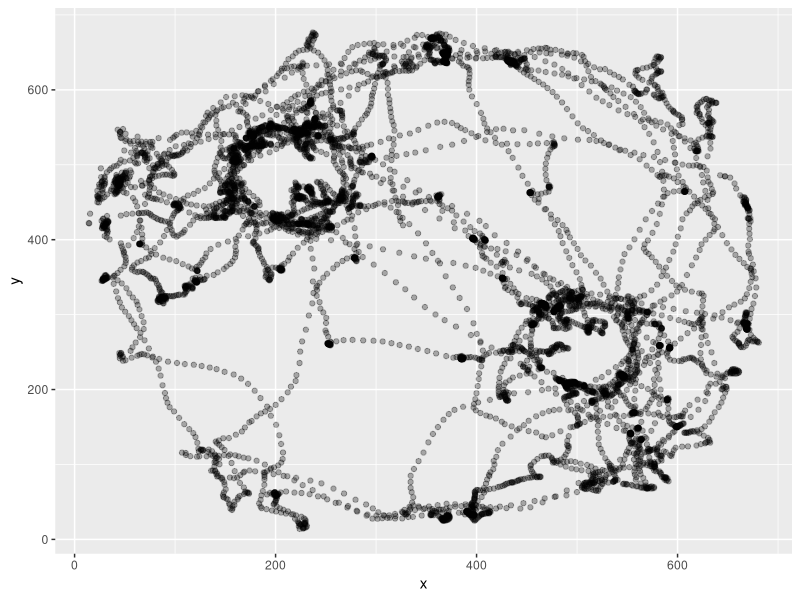

Generate this figure with R: (Note: this script raises an error after producing the figure.)
rm(list = ls())
library(tidyverse)
SimilarLearn <- read_csv("240816_r1563_different_0.csv")
SimilarLearn <- SimilarLearn %>%
  select(!15:24) %>%
  filter(Value.Item1.Item1.Item2>128) %>%
  rename(pixelx = Value.Item1.Item1.Item3.X, pixely = Value.Item1.Item1.Item3.Y, TimePoint = Value.Item1.Item1.Item2) %>%
  select(!1, !14) %>%
  filter(!Value.Item2 == TRUE) %>%
  na.omit 
x1 <- c(SimilarLearn$pixelx)
y1 <- c(SimilarLearn$pixely)
df1 <- data.frame(x = x1, y = y1)
p1 <- ggplot(df1, aes(x = x, y = y)) +
  geom_point(alpha = 0.3)
p1
library(ggforce)
#Blue represents gnome, red represents green jar.
p1circle <- p1 + geom_circle(aes(x0 = 507, y0 = 253, r = 80), color = "purple")
p1circle <- p1circle + geom_circle(aes(x0 = 215, y0 = 478, r = 80), color = "purple")
p1circle
radius <- 80
center_x1 <- 507
center_y1 <- 253
df1$distance <- sqrt((df1$x - center_x1)^2 + (df1$y - center_y1)^2)
points_in_circle1 <- sum(df1$distance <= radius)
print(points_in_circle1)
center_x2 <- 215
center_y2 <- 478
df1$distance1 <- sqrt((df1$x - center_x2)^2 + (df1$y - center_y2)^2)
points_in_circle2 <- sum(df1$distance1 <= radius)
print(points_in_circle2)

BaselineLearn <- read_csv("240816_r1563_1_baseline_learn.csv")
BaselineLearn <- BaselineLearn %>%
  select(!15:24) %>%
  filter(Value.Item1.Item1.Item2>86) %>%
  rename(pixelx = Value.Item1.Item1.Item3.X, pixely = Value.Item1.Item1.Item3.Y, TimePoint = Value.Item1.Item1.Item2) %>%
  select(!1, !14) %>%
  na.omit
Baselinelearn <- BaselineLearn %>%
  filter(!Value.Item2 == TRUE) 
x2 <- c(BaselineLearn$pixelx)
y2 <- c(BaselineLearn$pixely)
df2 <- data.frame(x = x2, y = y2)
p2 <- ggplot(df2, aes(x = x2, y = y2)) +
  geom_point(alpha = 0.3)
p2
p2circle <- p2 + geom_circle(aes(x0 = 391, y0 = 165, r = 75), color = "green")
p2circle <- p2circle + geom_circle(aes(x0 = 130, y0 = 393, r = 75), color = "green")
p2circle
radius <- 75
center_x1 <- 391
center_y1 <- 165
df2$distance <- sqrt((df2$x - center_x1)^2 + (df2$y - center_y1)^2)
points_in_circle2 <- sum(df2$distance <= radius)
print(points_in_circle2)
center_x2 <- 130
center_y2 <- 393
df2$distance1 <- sqrt((df2$x - center_x2)^2 + (df2$y - center_y2)^2)
points_in_circle2 <- sum(df2$distance1 <= radius)
print(points_in_circle2)

SimilarTest <- read_csv("240816_r1563_different_2.csv")
SimilarTest <- SimilarTest %>%
  select(!15:24) %>%
  filter(Value.Item1.Item1.Item2>191) %>%
  rename(pixelx = Value.Item1.Item1.Item3.X, pixely = Value.Item1.Item1.Item3.Y, TimePoint = Value.Item1.Item1.Item2) %>%
  select(!1, !14) %>%
  na.omit
SimilarTest <- SimilarTest %>%
  filter(!Value.Item2 == TRUE)
x3 <- c(SimilarTest$pixelx)
y3 <- c(SimilarTest$pixely)
df3 <- data.frame(x = x3, y = y3)
p3 <- ggplot(df3, aes(x = x3, y = y3)) +
  geom_point(alpha = 0.3)
p3
p3circle <- p3 + geom_circle(aes(x0 = 507, y0 = 253, r = 80), color = "purple")
p3circle <- p3circle + geom_circle(aes(x0 = 215, y0 = 478, r = 80), color = "green") +
  ggtitle("baseline")
p3circle
radius <- 80
center_x3 <- 507
center_y3 <- 253
df3$distance <- sqrt((df3$x - center_x3)^2 + (df3$y - center_y3)^2)
points_in_circle3 <- sum(df3$distance <= radius)
print(points_in_circle3)
center_x3 <- 215
center_y3 <- 478
df3$distance1 <- sqrt((df3$x - center_x3)^2 + (df3$y - center_y3)^2)
points_in_circle3 <- sum(df3$distance1 <= radius)
print(points_in_circle3)

DifferentLearn <- read_csv("240816_r1563_3_similar_learn.csv")
DifferentLearn <- DifferentLearn %>%
  select(!15:24) %>%
  filter(Value.Item1.Item1.Item2>82) %>%
  rename(pixelx = Value.Item1.Item1.Item3.X, pixely = Value.Item1.Item1.Item3.Y, TimePoint = Value.Item1.Item1.Item2) %>%
  select(!1, !14) %>%
  na.omit
DifferentLearn <- DifferentLearn %>%
  filter(!Value.Item2 == TRUE)
x4 <- c(DifferentLearn$pixelx)
y4 <- c(DifferentLearn$pixely)
df4 <- data.frame(x = x4, y = y4)
p4 <- ggplot(df4, aes(x = x4, y = y4)) +
  geom_point(alpha = 0.3)
p4
p4circle <- p4 + geom_circle(aes(x0 = 381, y0 = 155, r = 75), color = "blue")
p4circle <- p4circle + geom_circle(aes(x0 = 130, y0 = 393, r = 75), color = "blue")
p4circle
radius <- 75
center_x4 <- 381
center_y4 <- 155
df4$distance <- sqrt((df4$x - center_x4)^2 + (df4$y - center_y4)^2)
points_in_circle4 <- sum(df4$distance <= radius)
print(points_in_circle4)
center_x4 <- 130
center_y4 <- 393
df4$distance1 <- sqrt((df4$x - center_x4)^2 + (df4$y - center_y4)^2)
points_in_circle4 <- sum(df4$distance1 <= radius)
print(points_in_circle4)

BaselineLearn1 <- read_csv("240816_r1563_4_baseline_learn.csv")
BaselineLearn1 <- BaselineLearn1 %>%
  select(!15:24) %>%
  filter(Value.Item1.Item1.Item2>101) %>%
  rename(pixelx = Value.Item1.Item1.Item3.X, pixely = Value.Item1.Item1.Item3.Y, TimePoint = Value.Item1.Item1.Item2) %>%
  select(!1, !14) %>%
  na.omit %>%
  filter(!Value.Item2 == TRUE)
x5 <- c(BaselineLearn1$pixelx)
y5 <- c(BaselineLearn1$pixely)
df5 <- data.frame(x = x5, y = y5)
p5 <- ggplot(df5, aes(x = x5, y = y5)) +
  geom_point(alpha = 0.3)
p5
p5circle <- p5 + geom_circle(aes(x0 = 381, y0 = 165, r = 80), color = "red")
p5circle <- p5circle + geom_circle(aes(x0 = 125, y0 = 388, r = 80), color = "red")
p5circle
radius <- 80
center_x5 <- 381
center_y5 <- 165
df5$distance <- sqrt((df5$x - center_x5)^2 + (df5$y - center_y5)^2)
points_in_circle5 <- sum(df5$distance <= radius)
print(points_in_circle5)
center_x6 <- 125
center_y6 <- 388
df5$distance1 <- sqrt((df5$x - center_x6)^2 + (df5$y - center_y6)^2)
points_in_circle6 <- sum(df5$distance1 <= radius)
print(points_in_circle6)

DifferentTest <- read_csv("240816_r1563_5_similar_test.csv")
DifferentTest <- DifferentTest %>%
  select(!15:24) %>%
  filter(Value.Item1.Item1.Item2>124) %>%
  rename(pixelx = Value.Item1.Item1.Item3.X, pixely = Value.Item1.Item1.Item3.Y, TimePoint = Value.Item1.Item1.Item2) %>%
  select(!1, !14) %>%
  filter(!Value.Item2 == TRUE) %>%
  na.omit
x6 <- c(DifferentTest$pixelx)
y6 <- c(DifferentTest$pixely)
df6 <- data.frame(x = x6, y = y6)
p6 <- ggplot(df6, aes(x = x6, y = y6)) +
  geom_point(alpha = 0.3)
p6
p6circle <- p6 + geom_circle(aes(x0 = 386, y0 = 160, r = 80), color = "blue")
p6circle <- p6circle + geom_circle(aes(x0 = 125, y0 = 398, r = 80), color = "red")
p6circle
radius <- 80
center_x6 <- 386
center_y6 <- 160
df6$distance <- sqrt((df6$x - center_x6)^2 + (df6$y - center_y6)^2)
points_in_circle6 <- sum(df6$distance <= radius)
print(points_in_circle6)
center_x6 <- 125
center_y6 <- 398
df6$distance1 <- sqrt((df6$x - center_x6)^2 + (df6$y - center_y6)^2)
points_in_circle6 <- sum(df6$distance1 <= radius)
print(points_in_circle6)
